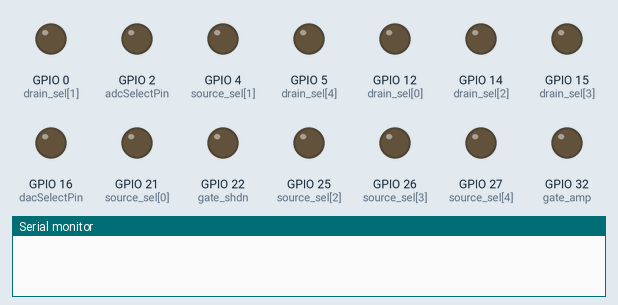
The program below on a simulated ESP32. Parts: output pins drawn as LEDs (lit = HIGH), the last lines printed to the serial monitor.

Above: at 0.0 s.
At 0.6 s:
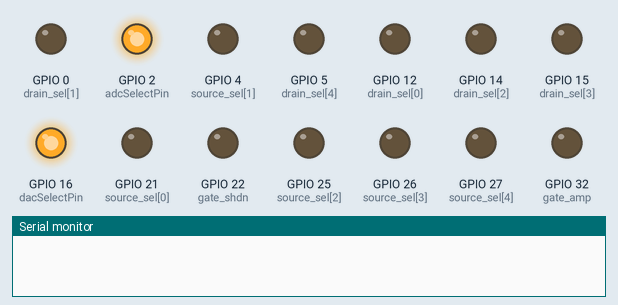
At 8.6 s:
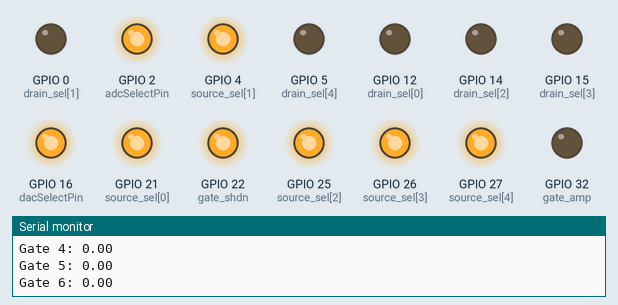
Timing chart, 0 to 10.1 s (numbered marks = the images above):
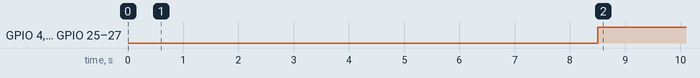

Measured:
- by itself, GPIO 4 (source_sel[1]), GPIO 21 (source_sel[0]), GPIO 25 (source_sel[2]), GPIO 26 (source_sel[3]), GPIO 27 (source_sel[4]): LOW → HIGH at 8.5 s

The program:

main.cpp
```cpp
#include <Arduino.h>
#include <SPI.h>

//uninitalised pointers to SPI objects
SPIClass * vspi = NULL;

static const unsigned long spiClk = 4000000;

const int dacSelectPin = 16;
const int adcSelectPin = 2;

const int vgs_dac_channels [6] = {1, 0, 2, 4, 6, 5};   //DAC address bits for gate voltages 1-6
const int vds_dac_channel = 3; //channel for drain voltage
const bool amp = false;     //true for x10 amplification, false for x1

//CHANGE THIS TO MATCH RESISTOR BEING USED
const float test_resistor = 1000;  //resistor used to test transimpedance amp; placed between drain and source voltages

//source and drain mux pins
int drain_sel [5] = {12, 0, 14, 15, 5};   //pin 12 is the LSB, pin 5 is the MSB
int source_sel [5] = {21, 4, 25, 26, 27};  //pin 21 is the LSB, pin 27 is the MSB

const int chip_en = 33;  //must be brought low to enable the multiplexers and the gate switch
const int gate_amp = 32;   //bring LOW for x1 amplification, bring HIGH for x10 amplification
const int gate_shdn = 22;  //bring HIGH to enable gate voltage converter

int powers_of_two [5] = {1, 2, 4, 8, 16};

void setupDac();
void writeDac(unsigned int chan, unsigned int val);
float readAdc();
void multiplexer(int address, bool drain_or_source);

void setup() {
  vspi = new SPIClass(VSPI);
  vspi->begin();

  Serial.begin(115200); //begin serial comms
  delay(500); //wait a bit (100 ms)

  pinMode(dacSelectPin, OUTPUT);
  pinMode(adcSelectPin, OUTPUT);
  digitalWrite(dacSelectPin, HIGH);
  digitalWrite(adcSelectPin, HIGH);


  for (int i = 0; i < 5; i++) {
    pinMode(drain_sel[i], OUTPUT);
    pinMode(source_sel[i], OUTPUT);
  }

  for (int i = 0; i < 5; i++) {
    digitalWrite(drain_sel[i], LOW);
    digitalWrite(source_sel[i], LOW);
  }

  pinMode(chip_en, OUTPUT);
  pinMode(gate_amp, OUTPUT);
  pinMode(gate_shdn, OUTPUT);

  digitalWrite(gate_shdn, LOW);
  delay(4000);

  //IMPORTANT: set amplification and turn on gate switch before turning on the gate voltage converter,
  // to ensure that proper gate voltages are outputted

  if (amp) digitalWrite(gate_amp, HIGH);   //set amplification of gates
  else digitalWrite(gate_amp, LOW);
  digitalWrite(chip_en, LOW);              //enable the gate switch
  delay(4000);

  digitalWrite(gate_shdn, HIGH);           //turn gate voltage converter on

  setupDac();
}

void loop() {
  for (int i = 0; i <= 10; i++) {

    int vds_bin = 400 * i;  //sweep Vds from 0V to 2V
    float vds = vds_bin/4096.0*2.0;

    writeDac(vds_dac_channel, vds_bin);

    Serial.println();
    Serial.println("DAC output: " + String(vds));
    Serial.println("Expected Current: " + String((vds - 1.0)/test_resistor*1000, 4) + " mA");

    //CHANGE THIS TO TEST DIFFERENT MUTLIPLEXER CHANNELS
    multiplexer(0, 0);   //drain multiplexer channel
    multiplexer(31, 1);  //source multiplexer channel

    float transimp_out = readAdc()/4096.0 * 2.0;
    Serial.println("ADC voltage reading: " + String(transimp_out, 4));
    Serial.println("Measured Current: " + String((1.0 - transimp_out), 4) + " mA");

    Serial.println();

    //gate voltage sweep
    for (int gate = 0; gate < 6; gate++) {

      int voltage_binary = i*50*(gate+1);  //run a different voltage sweep for each gate, just to test stuff out

      float true_voltage = amp ? ((voltage_binary/4096.0*2.0 - 1)*10.1) + 1: //amplify voltage if needed
                                   voltage_binary/4096.0*2.0;
      writeDac(vgs_dac_channels[gate], voltage_binary);
      Serial.println("Gate " + String(gate+1) + ": " + String(true_voltage));
    }

    delay(4000);
  }

}

//Note: The DAC (AD5328) operates in SPI Mode 1 (data is sampled on the falling edge of the clock)
void setupDac() {
  vspi->beginTransaction(SPISettings(spiClk, MSBFIRST, SPI_MODE1));
  digitalWrite(dacSelectPin, LOW);
  vspi->transfer16(0b1 << 15);   //set up DAC with gain of 1, unbuffered on all channels
  digitalWrite(dacSelectPin, HIGH);
  vspi->endTransaction();


  vspi->beginTransaction(SPISettings(spiClk, MSBFIRST, SPI_MODE1));
  digitalWrite(dacSelectPin, LOW);
  vspi->transfer16(0b1010000000000000);   //set up DAC with with LDAC low, DAC registers update continuously
  digitalWrite(dacSelectPin, HIGH);
  vspi->endTransaction();

}

//Note: The DAC (AD5328) operates in SPI Mode 1 (data is sampled on the falling edge of the clock)
void writeDac(unsigned int chan, unsigned int val) {
  vspi->beginTransaction(SPISettings(spiClk, MSBFIRST, SPI_MODE1));
  digitalWrite(dacSelectPin, LOW);
  vspi->transfer16(((0b111 & chan) << 12) + val);   //bits 14 through 12 for channel select, lower 12 bits for DAC data
  digitalWrite(dacSelectPin, HIGH);
  vspi->endTransaction();
}

//Note: The ADC (AD7274) operates in SPI Mode 0 (data is sampled on the rising edge of the clock)
float readAdc() {
  word adc_stream;
  vspi->beginTransaction(SPISettings(spiClk, MSBFIRST, SPI_MODE0));
  digitalWrite(adcSelectPin, LOW);
  adc_stream = vspi->transfer16(0);   //read ADC data
  digitalWrite(adcSelectPin, HIGH);
  vspi->endTransaction();
  Serial.print("ADC stream: ");
  Serial.println(adc_stream, BIN);
  return (~(0b11 << 14) & adc_stream) >> 2;   //ignore the first two bits and the last two bits of the adc data
}

//gate_or_source: 0 if drain, 1 if source
//channels are 0-indexed
void multiplexer(int address, bool drain_or_source) {
  int *select_bits;
  if (drain_or_source) {
    select_bits = source_sel;
  }
  else {
    select_bits = drain_sel;
  }

  for (int i = 4; i >= 0; i--) {
    if (address >= powers_of_two[i]) {
      digitalWrite(select_bits[i], HIGH);
      address -= powers_of_two[i];
    }
    else {
      digitalWrite(select_bits[i], LOW);
    }
  }
}
```
